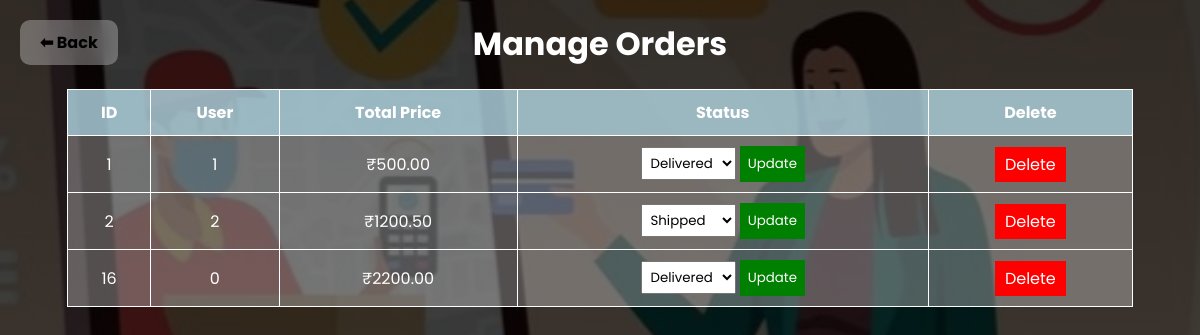
The page /manage_orders.php (signed in) on the database its author committed.
### tables this page shows
CREATE TABLE `orders` (
  `id` int(11) NOT NULL,
  `user_id` int(11) NOT NULL,
  `total_price` decimal(10,2) NOT NULL,
  `status` varchar(20) NOT NULL DEFAULT 'Pending',
  `created_at` timestamp NOT NULL DEFAULT current_timestamp(),
  `customer_name` varchar(255) NOT NULL,
  `address` text NOT NULL,
  `phone` varchar(15) NOT NULL
);

### manage_orders.php (the view, shortened to what this page needs)
<?php
include 'db.php';
$result = mysqli_query($conn, "SELECT * FROM orders");
?>
<!DOCTYPE html>
<html lang="en">
<head>
</head>
<body>
    <a href="admin_dashboard.php" class="back-btn">⬅ Back</a>
    <h1>Manage Orders</h1>
    <table>
        <tr>
            <th>ID</th> <th>User</th> <th>Total Price</th> <th>Status</th> <th>Delete</th>
        </tr>
        <?php while ($row = mysqli_fetch_assoc($result)) { ?>
            <tr>
                <td><?= $row['id'] ?></td>
                <td><?= $row['user_id'] ?></td>
                <td>₹<?= $row['total_price'] ?></td>
                <td>
                    <form method="POST" class="status-form">
                        <select name="status">
                            <option value="Shipped" <?= $row['status'] == 'Shipped' ? 'selected' : '' ?>>Shipped</option>
                            <option value="Delivered" <?= $row['status'] == 'Delivered' ? 'selected' : '' ?>>Delivered</option>
                        </select>
                        <button type="submit" name="update_status" class="update-btn">Update</button>
                    </form>
                </td>
                <td><a href="manage_orders.php?delete=<?= $row['id'] ?>" class="delete-btn">Delete</a></td>
            </tr>
        <?php } ?>
    </table>
</body>
</html>

### manage_orders.php (style rules this page uses)
body { font-family: 'Poppins', sans-serif; background: linear-gradient(rgba(0, 0, 0, 0.8), rgba(0, 0, 0, 0.7)), url('./assets/orders.jpg') no-repeat center center/cover; background-attachment: fixed; color: white; text-align: center; }
h1 { margin-top: 20px; }
table { width: 90%; margin: auto; border-collapse: collapse; background: rgba(255, 255, 255, 0.3); color: white; }
th, td { padding: 10px; border: 1px solid white; text-align: center; }
th { background: rgba(173, 216, 230, 0.7); }
.status-form select { padding: 5px; font-family: 'Poppins', sans-serif; }
.update-btn, .delete-btn { padding: 8px; border: none; cursor: pointer; font-family: 'Poppins', sans-serif; }
.update-btn { background: green; color: white; }
.delete-btn { background: red; color: white; text-decoration: none; padding: 5px 10px; display: inline-block; }
.back-btn { font-family: 'Poppins', sans-serif; position: absolute; top: 20px; left: 20px; background: rgba(255, 255, 255, 0.3); backdrop-filter: blur(10px); padding: 10px 20px; border-radius: 10px; text-decoration: none; color: black; font-weight: bold; transition: 0.3s; }

### rows shown on the page
orders: id "1", user "1", total_price "500.00", status "Delivered"
orders: id "2", user "2", total_price "1200.50", status "Shipped"
orders: id "16", user "0", total_price "2200.00", status "Delivered"
